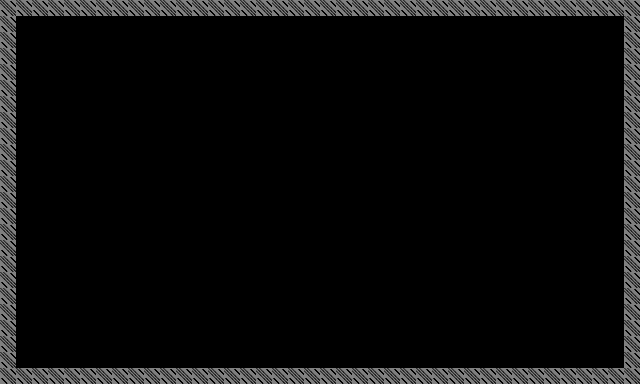

Rendered tile map (Tiled .tmx) drawn with the repository's tilesets; below, a short description and the full map source, tile grids included:
An orthogonal 40x24 tile map with 16x16 px tiles, 1 tile layer (tileset) and 4 objects.

<map version="1.10" tiledversion="1.12.1" orientation="orthogonal" renderorder="left-down" width="40" height="24" tilewidth="16" tileheight="16" infinite="0" nextlayerid="3" nextobjectid="6">
 <tileset firstgid="1" source="tilemap.tsx" />
 <objectgroup id="2" name="limiters">
  <object id="1" x="0" y="0" width="640" height="16" />
  <object id="2" x="624" y="0" width="16" height="384" />
  <object id="3" x="0" y="368" width="640" height="16" />
  <object id="4" x="0" y="0" width="16" height="384" />
 </objectgroup>
 <layer id="1" name="tileset" width="40" height="24">
  <data encoding="csv">
1,1,1,1,1,1,1,1,1,1,1,1,1,1,1,1,1,1,1,1,1,1,1,1,1,1,1,1,1,1,1,1,1,1,1,1,1,1,1,1,
1,0,0,0,0,0,0,0,0,0,0,0,0,0,0,0,0,0,0,0,0,0,0,0,0,0,0,0,0,0,0,0,0,0,0,0,0,0,0,1,
1,0,0,0,0,0,0,0,0,0,0,0,0,0,0,0,0,0,0,0,0,0,0,0,0,0,0,0,0,0,0,0,0,0,0,0,0,0,0,1,
1,0,0,0,0,0,0,0,0,0,0,0,0,0,0,0,0,0,0,0,0,0,0,0,0,0,0,0,0,0,0,0,0,0,0,0,0,0,0,1,
1,0,0,0,0,0,0,0,0,0,0,0,0,0,0,0,0,0,0,0,0,0,0,0,0,0,0,0,0,0,0,0,0,0,0,0,0,0,0,1,
1,0,0,0,0,0,0,0,0,0,0,0,0,0,0,0,0,0,0,0,0,0,0,0,0,0,0,0,0,0,0,0,0,0,0,0,0,0,0,1,
1,0,0,0,0,0,0,0,0,0,0,0,0,0,0,0,0,0,0,0,0,0,0,0,0,0,0,0,0,0,0,0,0,0,0,0,0,0,0,1,
1,0,0,0,0,0,0,0,0,0,0,0,0,0,0,0,0,0,0,0,0,0,0,0,0,0,0,0,0,0,0,0,0,0,0,0,0,0,0,1,
1,0,0,0,0,0,0,0,0,0,0,0,0,0,0,0,0,0,0,0,0,0,0,0,0,0,0,0,0,0,0,0,0,0,0,0,0,0,0,1,
1,0,0,0,0,0,0,0,0,0,0,0,0,0,0,0,0,0,0,0,0,0,0,0,0,0,0,0,0,0,0,0,0,0,0,0,0,0,0,1,
1,0,0,0,0,0,0,0,0,0,0,0,0,0,0,0,0,0,0,0,0,0,0,0,0,0,0,0,0,0,0,0,0,0,0,0,0,0,0,1,
1,0,0,0,0,0,0,0,0,0,0,0,0,0,0,0,0,0,0,0,0,0,0,0,0,0,0,0,0,0,0,0,0,0,0,0,0,0,0,1,
1,0,0,0,0,0,0,0,0,0,0,0,0,0,0,0,0,0,0,0,0,0,0,0,0,0,0,0,0,0,0,0,0,0,0,0,0,0,0,1,
1,0,0,0,0,0,0,0,0,0,0,0,0,0,0,0,0,0,0,0,0,0,0,0,0,0,0,0,0,0,0,0,0,0,0,0,0,0,0,1,
1,0,0,0,0,0,0,0,0,0,0,0,0,0,0,0,0,0,0,0,0,0,0,0,0,0,0,0,0,0,0,0,0,0,0,0,0,0,0,1,
1,0,0,0,0,0,0,0,0,0,0,0,0,0,0,0,0,0,0,0,0,0,0,0,0,0,0,0,0,0,0,0,0,0,0,0,0,0,0,1,
1,0,0,0,0,0,0,0,0,0,0,0,0,0,0,0,0,0,0,0,0,0,0,0,0,0,0,0,0,0,0,0,0,0,0,0,0,0,0,1,
1,0,0,0,0,0,0,0,0,0,0,0,0,0,0,0,0,0,0,0,0,0,0,0,0,0,0,0,0,0,0,0,0,0,0,0,0,0,0,1,
1,0,0,0,0,0,0,0,0,0,0,0,0,0,0,0,0,0,0,0,0,0,0,0,0,0,0,0,0,0,0,0,0,0,0,0,0,0,0,1,
1,0,0,0,0,0,0,0,0,0,0,0,0,0,0,0,0,0,0,0,0,0,0,0,0,0,0,0,0,0,0,0,0,0,0,0,0,0,0,1,
1,0,0,0,0,0,0,0,0,0,0,0,0,0,0,0,0,0,0,0,0,0,0,0,0,0,0,0,0,0,0,0,0,0,0,0,0,0,0,1,
1,0,0,0,0,0,0,0,0,0,0,0,0,0,0,0,0,0,0,0,0,0,0,0,0,0,0,0,0,0,0,0,0,0,0,0,0,0,0,1,
1,0,0,0,0,0,0,0,0,0,0,0,0,0,0,0,0,0,0,0,0,0,0,0,0,0,0,0,0,0,0,0,0,0,0,0,0,0,0,1,
1,1,1,1,1,1,1,1,1,1,1,1,1,1,1,1,1,1,1,1,1,1,1,1,1,1,1,1,1,1,1,1,1,1,1,1,1,1,1,1
</data>
 </layer>
</map>
